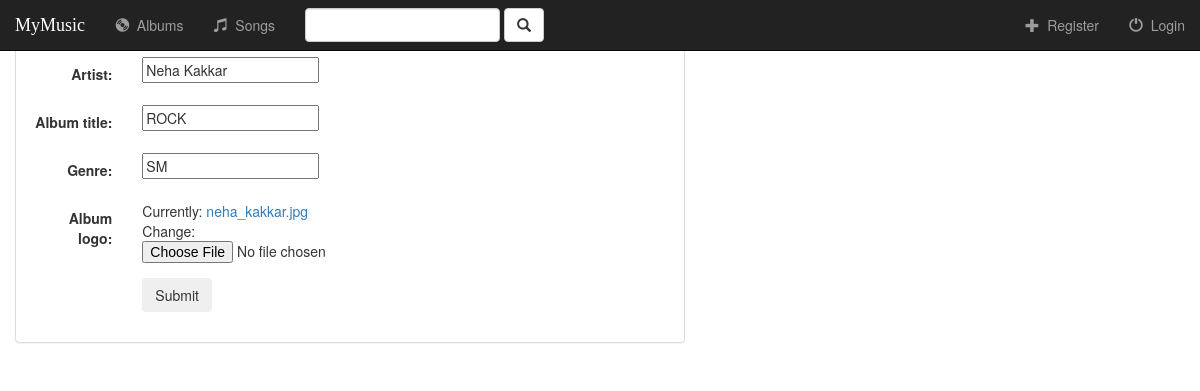
The app's page /album/12/ with its own data.
### mysite/models.py (models this page shows, shortened)
class Album(models.Model):
    artist = models.CharField(max_length=250)
    album_title = models.CharField(max_length=500)
    genre = models.CharField(max_length=100)
    album_logo = models.FileField(max_length=100)

### mysite/views.py (the view)
# urls.py: url(r'album/(?P<pk>[0-9]+)/$', views.AlbumUpdate.as_view(), name='album-update'),
class AlbumUpdate(UpdateView):
    model = Album
    fields = ['artist', 'album_title', 'genre', 'album_logo']

### mysite/templates/mysite/album_form.html (shortened to what this page needs)
{% extends 'mysite/base.html' %}
{% block body %}
<div class ="container-fluid">
    <div class="row">
        <div class="col-sm-12 col-md-7">
            <div class="panel panel-default">
                <div class="panel-body">
                      <form class="form-horizontal" action="" method="post" enctype="multipart/form-data">
                          {% include 'mysite/form-template.html' %}
                          <div class="form-group">
                              <div class="col-sm-offset-2 col-sm-10">
                                  <button type="submit" class="btn btn=success">Submit</button>
                              </div>
                          </div>
                      </form>
                </div>
            </div>
        </div>
    </div>
</div>
{% endblock %}

### mysite/templates/mysite/form-template.html (shortened to what this page needs)
{% for field in form %}
    <div class="form-group">
        <div class="col-sm-offset-2 col-sm-10">
        </div>
        <label class="control-label col-sm-2">{{ field.label_tag }}</label>
        <div class="col-sm-10">{{ field }}</div>
    </div>
{% endfor %}

### mysite/static/music/style.css (style rules this page uses)
body { background-image: url("https://c.pxhere.com/photos/47/4a/pier_seaside_beach_ocean_sea_coast_water_shore-1227260.jpg!d"); background-repeat: no-repeat; background-size: 100% 100%; background-attachment: fixed; }
html { overflow: scroll; overflow-x: hidden; }

### records on screen
Album: form "Neha Kakkar" "ROCK" "SM"

### other values on screen
{{ field.label_tag }} "Artist:" "Album title:" "Genre:" "Album logo:"
